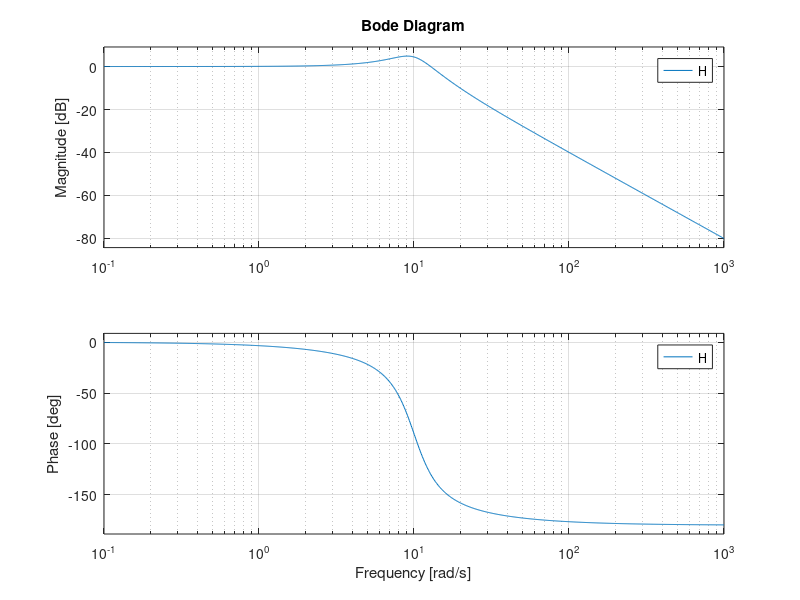

The MATLAB source for this figure: (Note: this script raises an error after producing the figure.)
close all;
clear;
clc;

T  = tf([100],[1 6 0]);
H = feedback(T,1);
w = logspace(-1,3,1000);
bode(H,w);
[mag,ph,fr] = bode(H,w);
maxi = max(mag);
for c = 1:1000
    if mag(c)== max(mag)
        break
    end
end
fprintf('Wr = %d\n',fr(c));
mr = db2mag(maxi);
grid on;
bw = bandwidth(H)